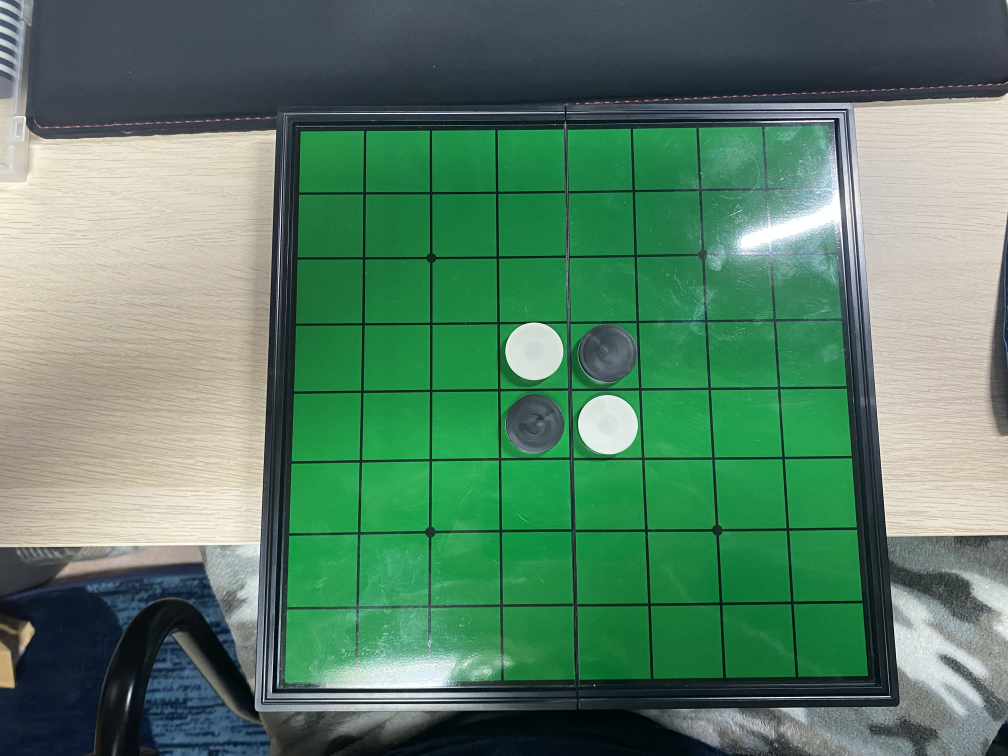
#> input picture pyfile/image/sample1.JPG, 4032 x 3024 px (shown at 1/4 size)
$ python vision_main.py
#> lines starting #> are read from the running program, lines starting #| are printed output that depends on the picture; after the words box and inside, x2 and y2 are one past the last pixel; in counts of white or black regions, pixels touching at a corner belong together
#> further down, image is the input picture: shape (3024, 4032, 3); mean B, G, R 103.6, 127.3, 88.7
### pyfile/OthelloRecognizerSystem.py
import cv2
import numpy as np
import math
import functools
from matplotlib import pyplot as plt
import OthelloBoardSystem

###
### 入出力用のclass
###

class Hint():
    """
    認識するにあたってアプリ側から与えるヒント情報
    """
    def __init__(self):
        # 35mm換算焦点距離[float]
        self.focal = None
        # 画像上の中心点[(int,int)]
        self.center = None
        # 認識モード[Mode]
        self.mode = None

class Result():
    """
    認識結果
    """
    def __init__(self):
        # 検出した石の情報[List[Disc]]
        self.disc = []
        # 不明マス(手などの障害物が写っている等)[boolの2次元配列]
        self.isUnknown = np.array([[False] * 8 for i in range(8)])

        # 写真上での盤の頂点の座標[List[(float, float)]]
        self.vertex = []

        # カメラ位置を原点とした時の盤の4頂点の3次元座標(カメラ座標系。単位=盤の1辺)[List[(float, float, float)]]
        self.vertex3d = []

        # 画像変換後の左上を原点とした時のカメラ位置を盤上に投影した点の2次元座標(単位px)[(float, float)]
        # 実際の盤の写真だと、斜めから撮った際に石の厚みで石がきれいな円にならないので、
        # 天面や底面を判定するために使用する。Y座標、X座標の順
        self.cameraPosition_px = None

        # 盤の中心を原点とした時のカメラ位置(単位=盤の1辺)[(float, float, float)]
        # AR処理で使用することを想定(本モジュール外)
        self.cameraPosition_bd = None

        # どのRecognizerで処理を行ったかを表す
        # AutomaticRecognizerでanalyzeまたはdetectBoardした場合のみ設定される
        self.recognizerType = None

    def clearDiscInfo(self):
        self.disc = []
        self.isUnknown = np.array([[False] * 8 for i in range(8)])

###
### ユーティリティ的な関数の定義
###

def imageRotation(image, angle):
    #高さを定義
    height = image.shape[0]
    #幅を定義
    width = image.shape[1]
    #回転の中心を指定
    center = (int(width/2), int(height/2))
    #スケールを指定
    scale = 1.0
    #getRotationMatrix2D関数を使用
    trans = cv2.getRotationMatrix2D(center, angle , scale)
    #アフィン変換
    image2 = cv2.warpAffine(image, trans, (width,height))
    return image2

def intersection(line0, line1):
    """
    2直線の交点を求める
    引数の直線は、直線上の2点が与えられているものとする
    (参照サイト http://imagingsolution.blog107.fc2.com/blog-entry-137.html)
    """
    S1 = float(np.cross(line0[1] - line0[0], line1[0] - line0[0]))
    S2 = float(np.cross(line0[1] - line0[0], line0[0] - line1[1]))
    return line1[0] + (line1[1] - line1[0]) * S1 / (S1 + S2)

def getRidgeEdge(distComponent, maxCoord, direction):
    """
    最大値〜最大値-1の範囲で、指定された方向から見て最も遠い点と近い点を見つける。
    緑領域からの距離が最大値近辺で、カメラから見て最も遠い点と近い点を見つけるための関数。
    これにより、石の天面の中心と底面の中心を求める
    """
    # 最大値
    maxValue = distComponent[maxCoord]
    # 最大値-1以上の点の座標群
    ridge = np.array(np.where(distComponent >= maxValue - 1)).T
    # 隣の石を検出しないよう、maxCoordからの距離がmaxValue以内という制約を設ける
    ridge = ridge[np.apply_along_axis(
        lambda pt: np.linalg.norm( np.array(pt) - maxCoord ) <= maxValue ,
        axis=1,
        arr=ridge)]
    # 内積の値
    dotValue = np.apply_along_axis(
        lambda pt: np.dot(np.array(pt) - maxCoord, direction),
        axis=1,
        arr=ridge
    )
    # 内積が最大になる点の座標と最小になる点の座標を返す
    maxEdgePoint = np.array(ridge[np.argmax(dotValue)])
    minEdgePoint = np.array(ridge[np.argmin(dotValue)])
    return maxEdgePoint, minEdgePoint

def argmax(matrix):
    """
    行列の成分で最大の値の座標を求める
    """
    return np.unravel_index(matrix.argmax(), matrix.shape)

def getParallelogramDiagonal(v0, v1, vc):
    """
    3次元座標内に存在し、直線上に並んでいる3点v0,vc,v1(位置ベクトル)に対して、
    v0'=a*v0, v1'=b*v1, vcはv0'とv1'の中点となるようなv0',v1'を求める(a,bはスカラー)
    写真上の盤の対角の頂点v0,v1と、対角線の交点vcがわかっている時に、3次元空間のどこの点から
    投影されたかを求めるという意味。
    """
    # 各ベクトルの長さを算出
    n_v0 = np.linalg.norm(v0)
    n_v1 = np.linalg.norm(v1)
    n_vc = np.linalg.norm(vc)

    # v0〜vc間、v1〜vc間の角度のcosを算出
    cos_t0 = np.dot(v0, vc)/(n_v0 * n_vc)
    cos_t1 = np.dot(v1, vc)/(n_v1 * n_vc)
    # sinの値を計算
    sin_t0 = np.sqrt(1.0 - (cos_t0 ** 2))
    sin_t1 = np.sqrt(1.0 - (cos_t1 ** 2))
    # 幾何的な考察により、求めるv0',v1'は、定数kを使って、
    # v0' = k * sin_t1 * v0/n_v0,
    # v1' = k * sin_t0 * v1/n_v1
    # と書ける
    vc0 = sin_t1 * v0 / n_v0 + sin_t0 * v1 / n_v1
    # と置けば、v0'とv1'の中点は、k * vc0 / 2と書ける

    # これがvcに一致することからkの値を求める
    k = np.sqrt((2 * n_vc) ** 2 / (np.linalg.norm(vc0) ** 2))
    return k * sin_t1 * v0 / n_v0, k * sin_t0 * v1 / n_v1

def getParallelogramRatio(vtx, center, img_size, focal, img_center):
    """
    写真の35mm換算焦点距離がfocalだと仮定した時に、写真上のvtxの4点が平行四辺形となるような
    3次元空間上の4点vtx3d(カメラpx座標系)と、短辺と長辺の比rと、その間の角度radを求める
    vtx: 写真上の4点(2次元座標)
    center: vtxの4点の対角線の交点
    img_size: 写真のサイズ(px)
    focal: 35mm換算焦点距離
    img_center: 画像の中心点(カメラの正面の点)
    """
    height, width, _ = img_size

    # 与えられた写真の場合に、焦点距離に対応するカメラからの距離(px)を求める
    z0 = float(focal) * np.sqrt(width ** 2 + height ** 2) / np.sqrt(24 ** 2 + 36 ** 2)
    # 画像の中心点をx0,y0とする。
    if img_center is None:
        x0 = float(width) / 2.0
        y0 = float(height) / 2.0
    else:
        y0, x0 = img_center

    # カメラの3次元上の座標を原点、写真平面がz = z0とした場合、
    # 写真の座標系での点(x,y)は、この3次元空間上は(x-x0, y-y0, z0)となる
    # この座標系は、カメラの向きをz軸の正の方向とし、写真とx,yの方向は合っているものとする

    # 交点の位置ベクトルを求める
    vc = np.array([center[0] - x0, center[1] - y0, z0], dtype=np.float32)

    # 1組目の対角線の各頂点への位置ベクトル
    v0 = np.array([vtx[0][0] - x0, vtx[0][1] - y0, z0], dtype=np.float32)
    v2 = np.array([vtx[2][0] - x0, vtx[2][1] - y0, z0], dtype=np.float32)
    # 対角線の頂点に変換
    v0_d, v2_d = getParallelogramDiagonal(v0, v2, vc)

    # 2組目の対角線の各頂点への位置ベクトルについても同様の計算を行う
    v1 = np.array([vtx[1][0] - x0, vtx[1][1] - y0, z0], dtype=np.float32)
    v3 = np.array([vtx[3][0] - x0, vtx[3][1] - y0, z0], dtype=np.float32)
    v1_d, v3_d = getParallelogramDiagonal(v1, v3, vc)

    # 縦横の長さの比を求める
    ratio = np.linalg.norm(v1_d - v0_d) / np.linalg.norm(v3_d - v0_d)
    # 角度を求める
    rad = math.acos(np.dot(v1_d - v0_d, v3_d - v0_d) / (np.linalg.norm(v1_d - v0_d) * np.linalg.norm(v3_d - v0_d)))
    return ratio, rad, np.array([v0_d, v1_d, v2_d, v3_d])

###
### 認識用のクラスの定義
###

class Recognizer():

    # 認識時に盤の画像を切り出す際のサイズの定義(単位:px)
    # 1マスの辺の長さ(公式盤の1mm=1pxくらい)
    _CELL_SIZE = 42
    # 周囲の余白(余白をつけておいた方が縁付近の特殊な考慮が不要になるので)
    _BOARD_MARGIN = 13
    # 切り出し後の画像のサイズ
    _EXTRACT_IMG_SIZE = _CELL_SIZE * 8 + _BOARD_MARGIN * 2
    # 盤面抽出時の近似の係数
    _EPSILON_COEFF = 0.004

    # 石の色を決定する際に色を収集する半径
    _RADIUS_FOR_DISC_COLOR = 10

    # マスの石以外の部分の色が特殊(白黒緑以外)な場合に無視するためのフィルタ。各マスの中央以外の部分のマスクを行う
    _COLORED_MASK = np.ones((_EXTRACT_IMG_SIZE, _EXTRACT_IMG_SIZE) \
        , dtype=np.uint8) * 255

    # オセロクエスト対策用に使用するフィルタ。各マスの中央のマスクを行う
    _OQ_MASK = np.zeros((_EXTRACT_IMG_SIZE, _EXTRACT_IMG_SIZE), dtype=np.uint8)

    # 石の色を収集するための円形のフィルタ
    _CIRCLE_FILTER = np.zeros((_RADIUS_FOR_DISC_COLOR * 2 + 1, _RADIUS_FOR_DISC_COLOR * 2 + 1), dtype=np.int8)
    _CIRCLE_FILTER = cv2.circle(_CIRCLE_FILTER, (_RADIUS_FOR_DISC_COLOR, _RADIUS_FOR_DISC_COLOR), \
        _RADIUS_FOR_DISC_COLOR, (1), -1)

    #
    # 定数値
    #
    _KERNEL3 = np.ones((3, 3), dtype=int)
    _KERNEL5 = np.ones((5, 5), dtype=int)
    _KERNEL9 = np.ones((9, 9), dtype=int)

    def analyzeBoard(self, image, hint):
        """
        盤の範囲の認識(detect_board)と石の位置・色の認識(detect_disc)を実行

        image: ndarrayで元となる画像を指定
        戻り値: 認識成否ret(bool)と、成功した場合は結果情報(Result)
        """
        # 盤の検出処理
        ret, result = self.detectBoard(image, hint)
        if ret:
            # 成功した場合は石の検出処理
            return self.detectDisc(image, result)
        else:
            return False, None

    def detectBoard(self, image, hint):
        """
        盤の範囲の認識

        image: ndarrayで元となる画像を指定
        戻り値: 認識成否(bool)と、成功した場合は結果情報(Result)
        """

        # 盤の凸包候補を取得する
        ret, hull = self.detectConvexHull(image)
        if ret and hull.shape[0] >= 4:
            # 成功し、かつ4点以上ある場合は結果の設定処理
            return self.resultForDetectBoard(image.shape, hint, hull)
        else:
            return False, None

    def detectConvexHull(self, image):
        """
        盤の範囲候補の凸包を取得するための内部関数

        image: ndarrayで元となる画像を指定
        戻り値: 認識成否(bool)と、凸包情報(ndarray)
        """
        height, width, _ = image.shape[:3]
        #ぼかし処理
        image = cv2.blur(image, (3,3))
        # hsv形式に変換
        hsv = cv2.cvtColor(image, cv2.COLOR_BGR2HSV)
#> hsv: shape (3024, 4032, 3); mean H, S, V 70.5, 105.7, 132.4
        # 緑色を検出
        low_color1 = np.array([45,89,30])
        high_color1 = np.array([90,255,255])
        green1 = cv2.inRange(hsv,low_color1,high_color1)
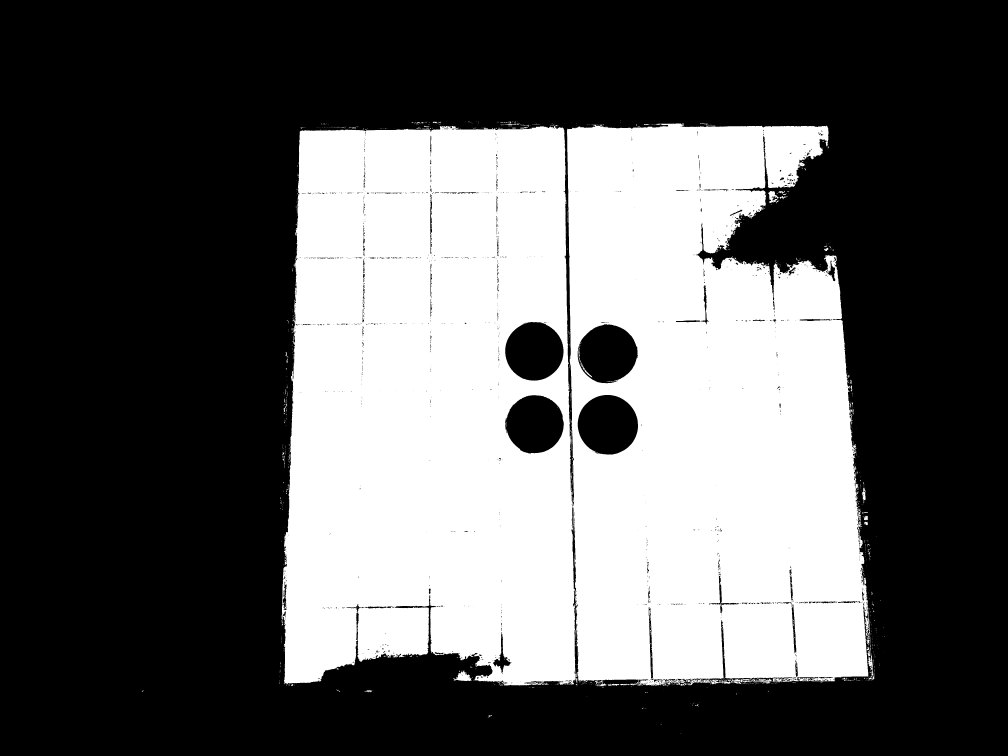
#> green1: shape (3024, 4032) (shown at 1/4 size); 37.1% white; 1124 white regions (1025 under 20 px), largest, box (x1, y1, x2, y2) and area: (1126, 501, 2309, 2742) 2296750, (2268, 494, 3482, 2743) 2208953, (1814, 2683, 1887, 2724) 1572
        low_color2 = np.array([45,64,89])
        high_color2 = np.array([90,255,255])
        green2 = cv2.inRange(hsv,low_color2,high_color2)
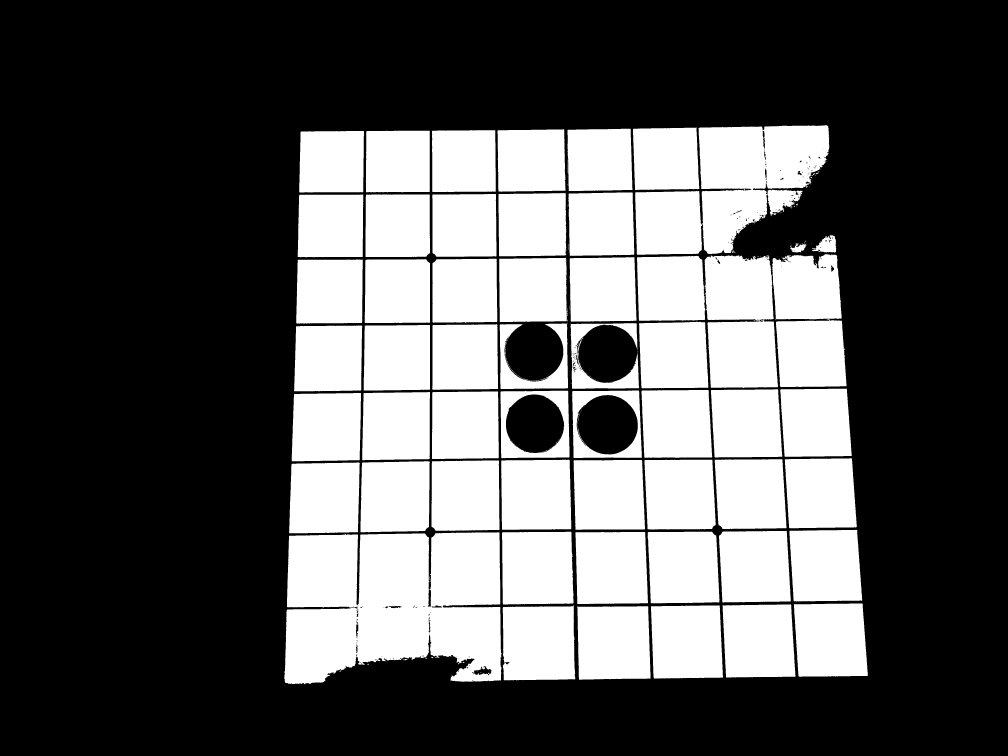
#> green2: shape (3024, 4032) (shown at 1/4 size); 35.1% white; 246 white regions (175 under 20 px), largest, box (x1, y1, x2, y2) and area: (1137, 2129, 2007, 2738) 448152, (2541, 501, 3317, 1019) 241338, (2548, 1021, 3112, 1552) 203291

        green = cv2.bitwise_or(green1,green2)
#> green: shape (3024, 4032); 37.7% white; 1073 white regions (980 under 20 px), largest, box (x1, y1, x2, y2) and area: (1126, 501, 2309, 2743) 2318738, (2268, 494, 3482, 2743) 2257546, (3248, 939, 3345, 1011) 4044

        # モルフォロジー変換
        kernelSize = max(1, int(0.0035 * max(width, height))) * 2 + 1
        kernel = np.ones((kernelSize, kernelSize), dtype=int)
        green = cv2.dilate(green, kernel) # 膨張
#> green: shape (3024, 4032); 40.8% white; 12 white regions, largest, box (x1, y1, x2, y2) and area: (1103, 468, 3553, 2786) 4964066, (2749, 2796, 2812, 2840) 2547, (1442, 2746, 1508, 2784) 2311
        green = cv2.erode(green, kernel) # 収縮
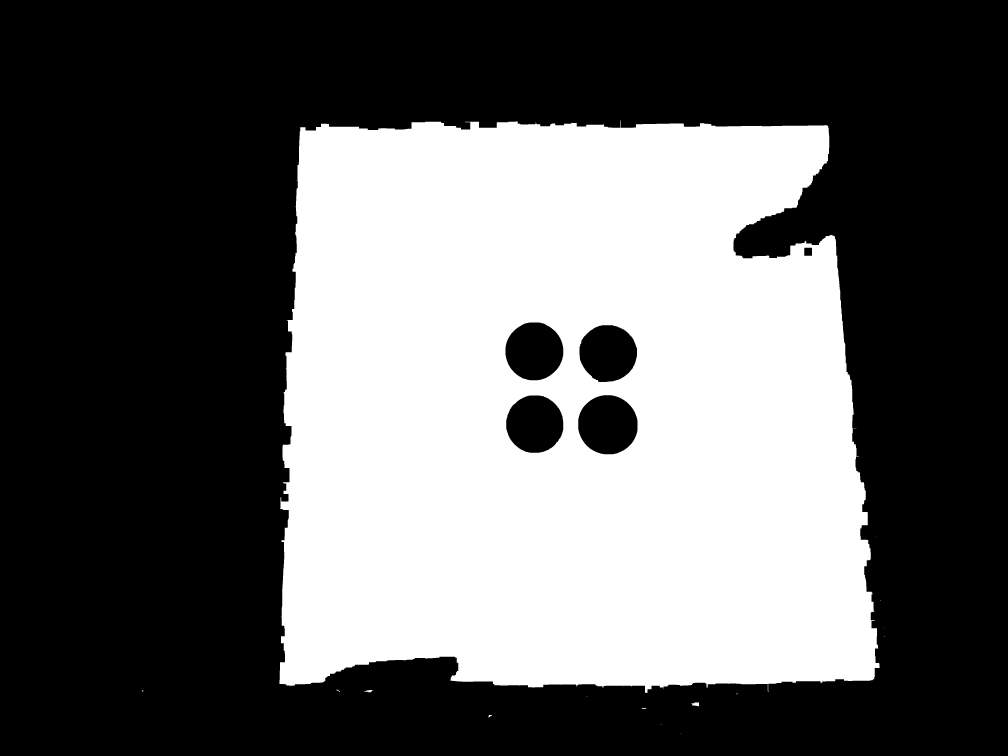
#> green: shape (3024, 4032) (shown at 1/4 size); 38.9% white; 18 white regions (11 under 20 px), largest, box (x1, y1, x2, y2) and area: (1117, 482, 3519, 2772) 4738916, (2763, 2810, 2798, 2826) 335, (1456, 2760, 1494, 2770) 183

        # 白色を検出
        lower = np.array([0, 0, 128])
        upper = np.array([180, 50, 255])
        white = cv2.inRange(hsv, lower, upper)
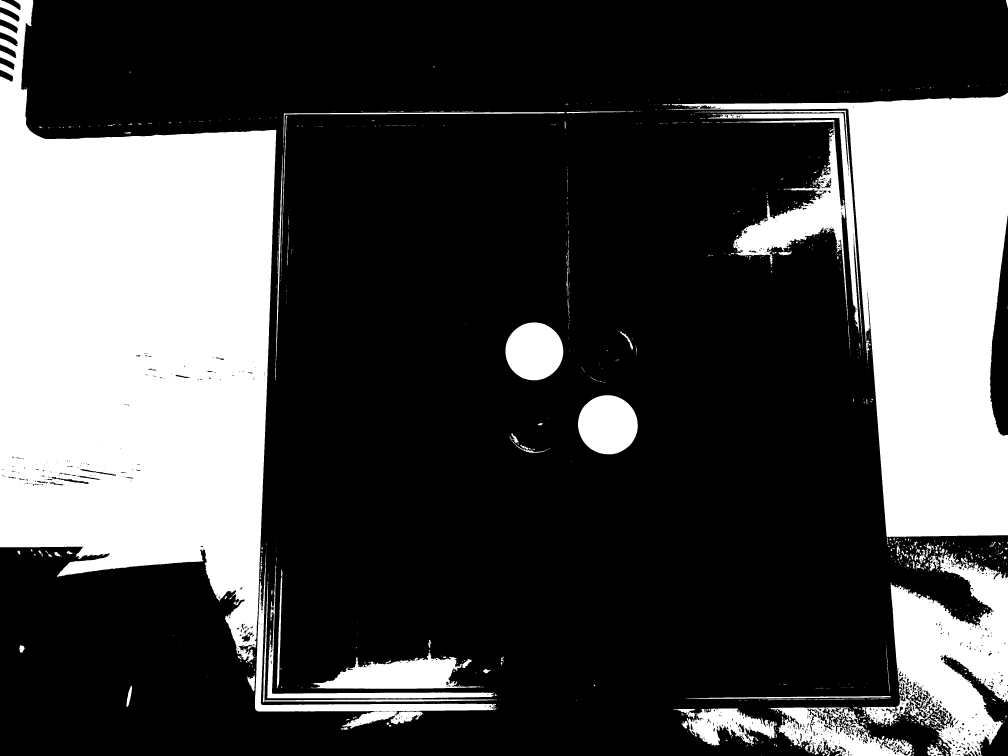
#> white: shape (3024, 4032) (shown at 1/4 size); 29.1% white; 1193 white regions (872 under 20 px), largest, box (x1, y1, x2, y2) and area: (0, 0, 1105, 2651) 1910854, (2665, 371, 4032, 2148) 962707, (3563, 2214, 4032, 3024) 220215
        greenWhite = cv2.bitwise_or(green, white)
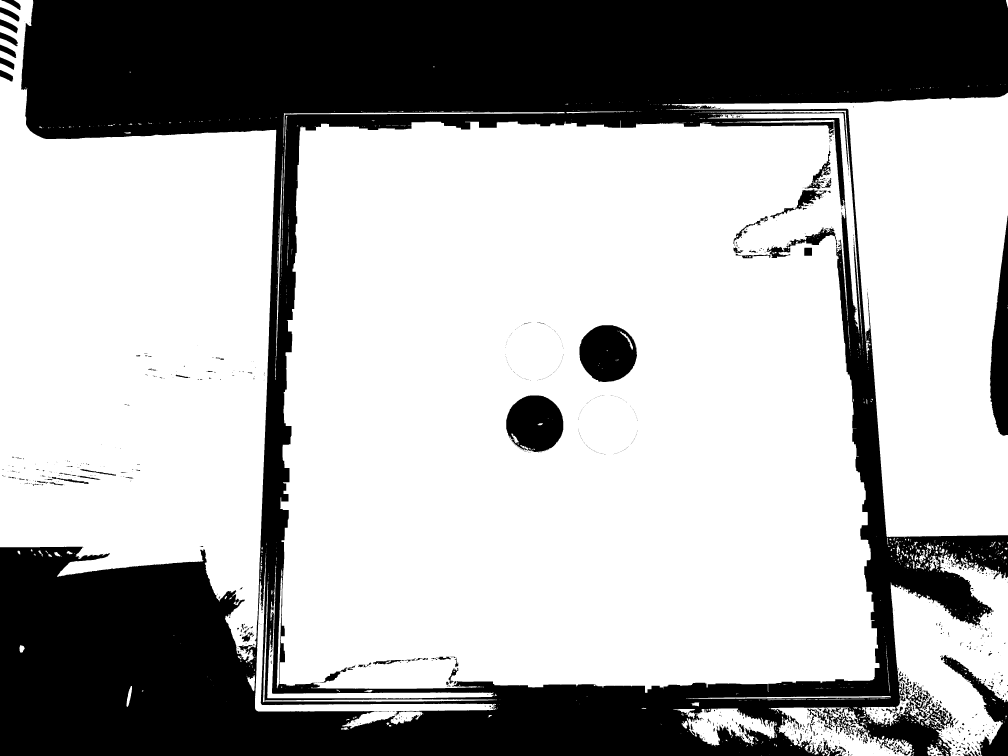
#> greenWhite: shape (3024, 4032) (shown at 1/4 size); 68% white; 1177 black regions (899 under 20 px)

        #領域の輪郭抽出
        contours, hierarchy = cv2.findContours(greenWhite, cv2.RETR_EXTERNAL, cv2.CHAIN_APPROX_SIMPLE)
#> contours = 950 contours, 760 with area under 20; largest, box (x1, y1, x2, y2) and area: (1117, 479, 3519, 2772) 5048971, (0, 0, 1105, 2651) 1912158, (2665, 371, 4032, 2148) 959802, (3563, 2214, 4032, 3024) 222880, (3082, 2829, 3649, 3024) 54714

        # 凸包
        for i, c in enumerate(contours):
            hull = cv2.convexHull(c) # 凸包
            if cv2.pointPolygonTest(hull,(width / 2 , height / 2), False) > 0: # 中心を含むか判定
                mask = np.zeros((height, width),dtype=np.uint8)
                cv2.fillPoly(mask, pts=[hull], color=(255)) # 輪郭範囲内を塗りつぶした画像
                break
#> this loop made 812 passes
#> (c, hull) on passes 3, 8, 14: ([[3046, 3021], [3047, 3022], [3047, 3021]], [[3047, 3021], [3047, 3022], [3046, 3021]]), ([[3325, 3013], [3326, 3014]], [[3326, 3014], [3325, 3013]]), ([[3793, 3002], [3793, 3003]], [[3793, 3003], [3793, 3002]])
#> (the rest of the program and of its run is left out)
